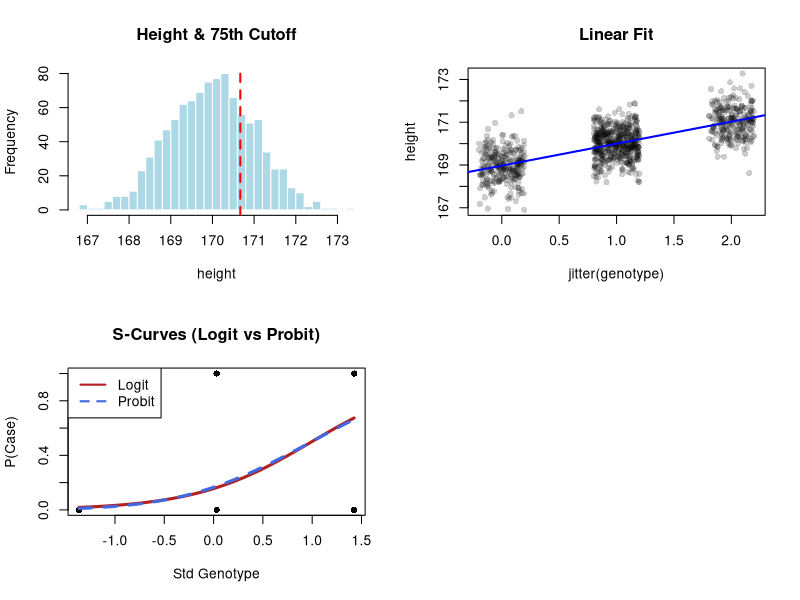

The R script that drew this image:
# 1. Setup Data
set.seed(42)
n <- 1000
maf <- 0.5
h2 <- 0.5
mu <- 170

# Calculate additive effect
p <- maf; q <- 1-maf
a <- sqrt(h2 / (2 * p * q))

# Simulate Genotype and Height
genotype <- rbinom(n, 2, maf)
z_geno   <- as.numeric(scale(genotype)) # Pre-scale to avoid naming errors
liability <- (z_geno * sqrt(h2)) + rnorm(n, sd = sqrt(1 - h2))
height    <- (liability * 1) + mu # Using SD=1 for simplicity

# Threshold at 75th percentile
cutoff <- quantile(height, 0.75)
case_control <- ifelse(height >= cutoff, 1, 0)

# 2. Perform Regressions
mod_lin  <- lm(scale(height) ~ z_geno)
mod_log  <- glm(case_control ~ z_geno, family = binomial(link = "logit"))
mod_prob <- glm(case_control ~ z_geno, family = binomial(link = "probit"))

# 3. Results Table
results <- data.frame(
  Model     = c("Linear", "Logistic", "Probit"),
  Beta      = c(coef(mod_lin)[2], coef(mod_log)[2], coef(mod_prob)[2]),
  Error_Var = c(summary(mod_lin)$sigma^2, pi^2/3, 1.0),
  P_Value   = c(summary(mod_lin)$coefficients[2,4], 
                summary(mod_log)$coefficients[2,4], 
                summary(mod_prob)$coefficients[2,4])
)
print(results)

# 4. Plots
par(mfrow=c(2,2))

# (a) Linear: Height Distribution
hist(height, breaks=30, col="lightblue", border="white", main="Height & 75th Cutoff")
abline(v=cutoff, col="red", lwd=2, lty=2)

# (b) Linear: Genotype vs Phenotype
plot(jitter(genotype), height, pch=16, col=rgb(0,0,0,0.2), main="Linear Fit")
abline(lm(height ~ genotype), col="blue", lwd=2)

# (c) Logistic & Probit Curves
plot(z_geno, case_control, pch=16, col=rgb(0,0,0,0.1), 
     main="S-Curves (Logit vs Probit)", xlab="Std Genotype", ylab="P(Case)")

# Create smooth range for curve plotting
x_seq <- seq(min(z_geno), max(z_geno), length.out=100)
y_log  <- predict(mod_log, newdata=data.frame(z_geno=x_seq), type="response")
y_prob <- predict(mod_prob, newdata=data.frame(z_geno=x_seq), type="response")

lines(x_seq, y_log, col="firebrick", lwd=3)
lines(x_seq, y_prob, col="royalblue", lwd=3, lty=2)
legend("topleft", legend=c("Logit", "Probit"), col=c("firebrick", "royalblue"), lty=1:2, lwd=2)
